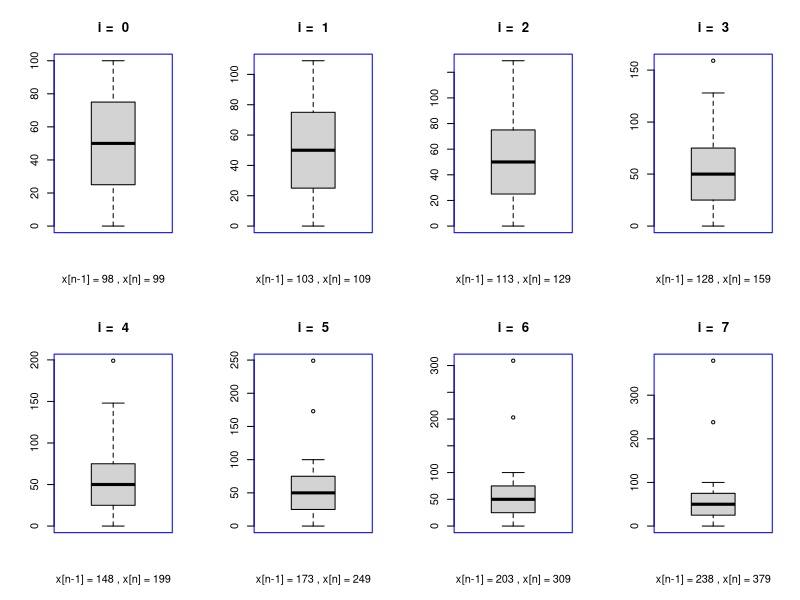

The R script that drew this image: (Note: this script raises an error after producing the figure.)
## ---- chunk 1
anzahl <- 8
op <- par(mfrow=c(2,anzahl/2), col="blue") # Grafikeinstellung ändern
n <- 100L
x <- 0:n 
for (i in 0:(anzahl-1)){
  x[n] <- x[n]+10*i
  x[n-1] <- x[n-1]+5*i
  print(paste("i = ",i, ":")) 
  print(summary(x)) 
 # boxplot(x, main = paste("i = ",i),   
  #      xlab = paste("x[n-1] =", x[n-1], ", x[n] =", x[n]))
}
par(op)  # stellt die ursprüngliche Grafikeinstellung wieder her
## ---- chunk 2
anzahl <- 8
op <- par(mfrow=c(2,anzahl/2), col="blue") # Grafikeinstellung ändern
n <- 100L
x <- 0:n 
for (i in 0:(anzahl-1)){
  x[n] <- x[n]+10*i
  x[n-1] <- x[n-1]+5*i
 # print(paste("i = ",i, ":")) 
 # print(summary(x)) 
  boxplot(x, main = paste("i = ",i),   
         xlab = paste("x[n-1] =", x[n-1], ", x[n] =", x[n]))
}
par(op)  # stellt die ursprüngliche Grafikeinstellung wieder her
## ---- chunk 3
ziffern <- mnist$train$images
dim(ziffern) # 60.000 Bilder (28*28 = 784 Pixel pro Bild)
## ---- chunk 4
# Funktion, um die einzelnen Ziffern zu plotten
plotZiffer <- function(ziffern, zeile){
  m <- matrix(ziffern[zeile,], nrow = 28, ncol = 28, byrow = T)
  plot(as.raster(m, max = 255))
}
## ---- chunk 5
par(mfrow = c(3, 3))
for(z in 1:9){ # Plotten der ersten neun Ziffern
  plotZiffer(ziffern, z)
}
## ---- chunk 6
labels <- mnist$train$labels
head(labels, n = 9)
tail(labels, n = 9)
## ---- chunk 7
ziffer3 <- ziffern[which(labels == 3),]
## ---- chunk 8
par(mfrow = c(3, 3))
for(x in 1:9){ # Plotten der ersten neun Ziffern
  plotZiffer(ziffer3, z)
}
## ---- chunk 9
ggplot(data.frame(x = c(-4, 4)), aes(x)) +
  stat_function(fun = dnorm, colour = "red")
## ---- chunk 10
?dchisq 
sizeline <- 1
ggplot(data.frame(x = c(0, 10)), aes(x)) + 
  stat_function(fun = dchisq, args = list(df=1), color = "cyan", size = sizeline) +
  stat_function(fun = dchisq, args = list(df=2), color = "red", size = sizeline) +
  stat_function(fun = dchisq, args = list(df=3), color = "blue", size = sizeline)+
  stat_function(fun = dchisq, args = list(df=4), color = "green3", size = sizeline)+
  labs(title = "Dichten der Chi-Quadrat-Verteilungen", subtitle ="Data Science, J. Willms")
## ---- chunk 11
sizeline <- 1
ggplot(data.frame(x = c(-4, 4)), aes(x)) + 
  stat_function(fun = dt, args = list(df=1), color = "cyan", size = sizeline) +
  stat_function(fun = dt, args = list(df=2), color = "red", size = sizeline) +
  stat_function(fun = dt, args = list(df=3), color = "blue", size = sizeline)+
  stat_function(fun = dt, args= list(df=4), color = "green3", size = sizeline)+
  labs(title = "Dichten der t-Verteilungen", subtitle ="Data Science, J. Willms") +
  theme_light() 
## ---- chunk 12
set.seed(1)
x = rnorm(50)
h <- hist(x, breaks = 10)
h
## ---- chunk 13
library(ggplot2)
ggplot(data.frame(x = x), aes(x)) + 
  geom_histogram(bins=9)   # y: count
## ---- chunk 14
str(h)
## ---- chunk 15
ggplot(data.frame(x = x), aes(x)) + 
  geom_histogram(boundary=-2.5, binwidth = 0.5, fill="white", color="black") + 
  theme_minimal()
## ---- chunk 16
p1 <- ggplot(data.frame(x = x), aes(x)) + 
    geom_histogram(boundary=-2.5, bins = 7, fill="gray", color="black") +
    labs(title = "Histogramm of x") +
    theme_bw()

p2 <- ggplot(data.frame(x = x), aes(x)) + 
    geom_histogram(boundary=-2.5, bins = 8, fill="gray", color="black") +
    labs(title = "Histogramm of x") +
    theme_bw()

p3 <- ggplot(data.frame(x = x), aes(x)) + 
    geom_histogram(boundary=-2.5, bins = 9, fill="gray", color="black") +
    labs(title = "Histogramm of x") +
    theme_bw()

p4 <- ggplot(data.frame(x = x), aes(x)) + 
    geom_histogram(boundary=-2.5, bins = 10, fill="gray", color="black") +
    labs(title = "Histogramm of x") +
    theme_bw()

p5 <- ggplot(data.frame(x = x), aes(x)) + 
    geom_histogram(boundary=-2.5, bins = 11, fill="gray", color="black") +
    labs(title = "Histogramm of x") +
    theme_bw()

p6 <- ggplot(data.frame(x = x), aes(x)) + 
    geom_histogram(boundary=-2.5, bins = 12, fill="gray", color="black") +
    labs(title = "Histogramm of x") +
    theme_bw()

gridExtra::grid.arrange(p1, p2, p3, p4, p5, p6, ncol=2)
## ---- chunk 17
sHoehe <- c(25.0 , 39.8 , 39.9 , 40.1 , 46.7 , 49.1 , 49.6 , 51.1 , 51.6,
            53.5 , 54.7 , 55.5 , 55.9 , 58.0 , 60.3 , 63.6 , 65.4 , 66.1,
            69.3 , 70.9 , 71.4 , 71.5 , 71.8 , 72.9 , 74.4 , 76.2 , 77.8,
            78.1 , 78.4 , 79.0 , 79.3 , 79.6 , 80.7 , 82.4 , 82.4 , 83.0,
            83.6 , 83.6 , 84.8 , 85.5 , 87.4 , 88.7 , 89.6 , 89.8 , 89.9,
            90.9 , 97.0 , 98.3 , 101.4 , 102.4 , 103.9 , 104.5 , 105.2 , 110.0,
            110.5 , 110.5 , 113.7 , 114.5 , 115.6 , 120.5 , 120.7 , 124.7 , 126.4)
df <- data.frame(x = sHoehe)
## ---- chunk 18
transparenz <- 0.2
b <- seq(16, 24, by=2)

pt1 <- ggplot(df, aes(x)) +  
  geom_histogram(binwidth=10, boundary=b, alpha=transparenz) 
pt2 <- ggplot(df, aes(x)) +  
  geom_histogram(binwidth=10, boundary=b, alpha=transparenz + 0.1) 
pt3 <- ggplot(df, aes(x)) +  
  geom_histogram(binwidth=10, boundary=b, alpha=transparenz + 0.2) 
pt4 <- ggplot(df, aes(x)) +  
  geom_histogram(binwidth=10, boundary=b, alpha=transparenz + 0.3) 
pt5 <- ggplot(df, aes(x)) +  
  geom_histogram(binwidth=10, boundary=b, alpha=transparenz + 0.4) 
pt6 <- ggplot(df, aes(x)) +  
  geom_histogram(binwidth=10, boundary=b, alpha=transparenz + 0.5) 

gridExtra::grid.arrange(pt1, pt2, pt3, pt4, pt5, pt6, ncol=2)
## ---- chunk 19
transparenz <- 0.2
p <- ggplot(df, aes(x)) 
for(b in seq(16, 24, by=2)) {
  p <- p + geom_histogram(binwidth=10, boundary=b, alpha=transparenz) 
  transparenz <- transparenz+0.1
}
p + labs(title = "Überlagerung der fünf Histogramme")
## ---- chunk 20
ggplot(df, aes(x, stat(density))) + 
  geom_histogram(binwidth=10, boundary=16, alpha=0.2) +
  geom_density(color="blue", size=1)
## ---- chunk 21
ggplot(df, aes(x, stat(density))) + 
  geom_histogram(binwidth=10, boundary=16, alpha=0.2) +
  geom_density(color="blue", size=1)+
  geom_density(adjust=0.5, color="red", size =1)
## ---- chunk 22
transparenz <- 0.2
p <- ggplot(df, aes(x, stat(density))) 
for(b in seq(16, 24, by=2)) {
  p <- p + geom_histogram(binwidth=10, boundary=b, alpha=transparenz) 
  transparenz <- transparenz+0.1
}
p <- p + geom_density(color="blue", size=1)+
    geom_density(adjust=0.5, color="red", size =1)
p + 
  theme_bw() +
  labs(title = "Überlagerung der Histogramme mit Dichteschätzer", 
         subtitle ="Data Science, J. Willms")
## ---- chunk 23
set.seed(1)
x1 <- sample(c(0,0,1),1)
## ---- chunk 24
n <- 300
x <- sample(c(0,0,1),n, replace = TRUE)
## ---- chunk 25
x
## ---- chunk 26
sn <- sum(x)/n     # == mean(x)
sn
## ---- chunk 27
Anzahl <- 50    # gibt an, wie oft sn realisiert werden soll 
s <- replicate(Anzahl, sum(sample(c(0,0,1),n, replace = TRUE))/n)
## ---- chunk 28
str(s)
## ---- chunk 29
mean(s)
var(s) - 2 / (9*n)
## ---- chunk 30
df <- data.frame(x=s) 
# Zeichne Histogramm
ggplot(df, aes(x, stat(density))) + 
  geom_histogram(bins = 8, alpha = 0.4) +  
  geom_density(color = "blue", size = 1.2)+
  labs(title = "Konvergenz gegen die Normalverteilung?", 
       subtitle ="anzahl=50, n=300,  J. Willms") +
  theme_bw()
## ---- chunk 31
zeichne <- function(df, nGruppen, n=300){
  supStr <- sprintf("anzahl=%d, n=300,  J. Willms", length(df$x)) 
  p <- ggplot(df, aes(x)) +
    geom_histogram(aes(x, stat(density)), bins=nGruppen, alpha=0.4)+
    geom_density(color="blue", size =1.2) +
    labs(title = "Konvergenz gegen die Normalverteilung?", subtitle = supStr) +
    stat_function(fun = dnorm, args= list(mean=1/3, sd=sqrt(2/(9*n))), 
                  colour = "red", size = 1.1) +
    theme_bw()
  return(p)
}
## ---- chunk 32
set.seed(1)  
n <- 300
x <- sample(c(0,0,1),n, replace = TRUE)
Anzahl <- 50    # gibt an, wie oft sn realisiert werden soll 
s <- replicate(Anzahl, sum(sample(c(0,0,1),n, replace = TRUE))/n)
df <- data.frame(x=s)  
z1 <- zeichne(df,10,n)

set.seed(1)  
n <- 300
x <- sample(c(0,0,1),n, replace = TRUE)
Anzahl <- 2000    # gibt an, wie oft sn realisiert werden soll 
s <- replicate(Anzahl, sum(sample(c(0,0,1),n, replace = TRUE))/n)
df <- data.frame(x=s)  
z2 <- zeichne(df,18,n)
gridExtra::grid.arrange(z1, z2, ncol = 2)
## ---- chunk 33
set.seed(0)  
s <- rnorm(400 ,mean=4, sd=2)  # N(4;4)-verteilt
ggplot(data.frame(s), aes(sample = s)) +
  stat_qq() + stat_qq_line()  +
  labs(title = "NP-PLot", subtitle = "N(4;4)-verteilt")
## ---- chunk 34
set.seed(1)  
n <- 300
x <- sample(c(0,0,1),n, replace = TRUE) 
s50 <- replicate(50, sum(sample(c(0,0,1),n, replace = TRUE))/n)
ggplot(data.frame(s50), aes(sample = s50))+
  stat_qq() + stat_qq_line() +
  labs(title = "NP-PLot", subtitle = "Anzahl=50")
## ---- chunk 35
set.seed(1) 
x <- sample(c(0,0,1),n, replace = TRUE) 
s2000 <- replicate(2000, sum(sample(c(0,0,1),n, replace = TRUE))/n)
ggplot(data.frame(s2000), aes(sample = s2000))+
  stat_qq() + stat_qq_line() +
  labs(title = "NP-PLot", subtitle = "Anzahl=2000")
## ---- chunk 36
set.seed(17122019)
## ---- chunk 37
stichprobe <- rnorm(40, mean = 5, sd = 3)
shapiro.test(stichprobe)
## ---- chunk 38
stichprobe <- runif(40)
shapiro.test(stichprobe)
## ---- chunk 39
sTest <- shapiro.test(stichprobe)
str(sTest)
## ---- chunk 40
myPlot <- function(titel, nWerte, Anteil){
  g <- ggplot(data.frame(nWerte, Anteil), aes(x = nWerte, y = Anteil)) +
    ggtitle(titel, subtitle = 
              expression('H'[0]*': Normalverteilung liegt vor')) +
    ylab(expression('H'[0]*' verworfen')) + 
    xlab("Stichproben-Größe: n") + 
    scale_y_continuous(labels = scales::percent)  
  return(g)
}
## ---- chunk 41
ggplot() + ggtitle(expression('Beispiel: A'['1,2']* ' und B' ^'1,2'* 
                              ' und x' ^ 'n'))
## ---- chunk 42
# Shapiro-Wilk-Test
# Stichproben gleichverteilt
# n: Stichprobengröße
pShapiroTest <- function(n){
  stichprobe <- runif(n, min=-1, max=1)
  h <- shapiro.test(stichprobe) 
  return(h$p.value)
}
## ---- chunk 43
# n: Stichprobengröße
# FUN: Testfunktion (Default: pShapiroTest)
# nTest: Anzahl der Tests (Wiederholungen) 
# alpha: entspricht dem Signifikanzniveau
replicateTest <- function(n, FUN=pShapiroTest, nTest, alpha){
  res <- replicate(nTest, FUN(n))
  return(sum(res <= alpha)/nTest)
}
## ---- chunk 44
testShapiro <- function(n){
  replicateTest(n, FUN=pShapiroTest, nTest=1000, alpha=0.05)
}
## ---- chunk 45
set.seed(17122019) 
nWerte <- 3:100 
AnteilShapiro <- sapply(nWerte, testShapiro)

myPlot("Shapiro-Wilk-Test: gleichverteilte Stichproben (nTest=1000)", 
                                                    nWerte, AnteilShapiro)+
  geom_point() + geom_smooth()
## ---- chunk 46
AnteilShapiro2 <- sapply(nWerte, testShapiro)

myPlot("Shapiro-Wilk-Test: gleichverteilte Stichproben (nTest=1000)", nWerte, AnteilShapiro)  +
  geom_point() + geom_smooth() +
  geom_point(aes(x = nWerte, y = AnteilShapiro2), color = "green")
## ---- chunk 47
pKSTest <- function(n){ 
  stichprobe <- runif(n, min=-1, max=1) 
  h <- ks.test(stichprobe, "pnorm")
  return(h$p.value)
}

testKS <- function(n){
  replicateTest(n, FUN=pKSTest, nTest=1000, alpha=0.1)
}
## ---- chunk 48
set.seed(17122019)
nWerte <- 3:100 
AnteilKS <- sapply(nWerte, testKS)
## ---- chunk 49
df <- data.frame(nWerte, AnteilKS)
ggplot(df, aes(x = nWerte, y = AnteilKS))+
  geom_point(color = "red")
## ---- chunk 50
myPlot("Gleichverteilte Stichproben (nTest=1000)", 
       nWerte, AnteilShapiro)  +
  geom_point() + geom_smooth() +
  geom_point(aes(x = nWerte, y = AnteilKS), color = "red")
## ---- chunk 51
myPlot("Gleichverteilte Stichproben (nTest=1000)", nWerte, AnteilShapiro)  +
  geom_point(aes(color = "Shapiro 1")) + geom_smooth() +
  geom_point(aes(x = nWerte, y = AnteilShapiro2, color = "Shapiro 2")) +
  geom_point(aes(x = nWerte, y = AnteilKS, color = "KS")) +
  labs(color = "Legende")
